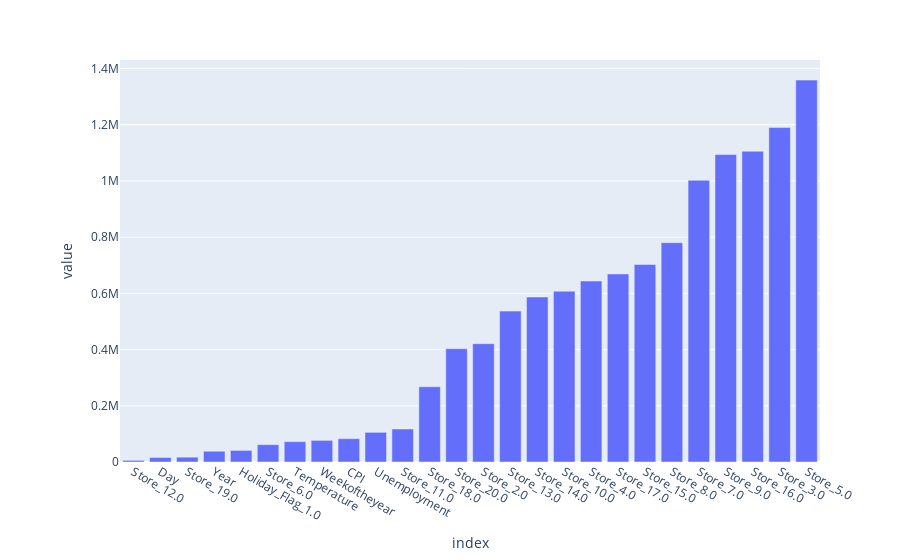

This figure's notebook cell:
### Code cell
fig = px.bar(feature_importance, orientation = 'v')
fig.update_layout(showlegend = False, 
                  margin = {'l': 120} # to avoid cropping of column names
                 )
fig.show()

### Figure 1 — Plotly figure (JSON) as saved in the notebook; plotly's stock layout.template omitted (floating-point values rounded to 4 significant figures)
{"data": [{"alignmentgroup": "True", "hovertemplate": "variable=coefficients<br>index=%{x}<br>value=%{y}<extra></extra>", "legendgroup": "coefficients", "marker": {"color": "#636efa", "pattern": {"shape": ""}}, "name": "coefficients", "offsetgroup": "coefficients", "orientation": "v", "showlegend": true, "textposition": "auto", "type": "bar", "x": ["Store_12.0", "Day", "Store_19.0", "Year", "Holiday_Flag_1.0", "Store_6.0", "Temperature", "Weekoftheyear", "CPI", "Unemployment", "Store_11.0", "Store_18.0", "Store_20.0", "Store_2.0", "Store_13.0", "Store_14.0", "Store_10.0", "Store_4.0", "Store_17.0", "Store_15.0", "Store_8.0", "Store_7.0", "Store_9.0", "Store_16.0", "Store_3.0", "Store_5.0"], "xaxis": "x", "y": [5909.0, 15860.0, 17150.0, 38300.0, 41220.0, 61780.0, 72370.0, 76950.0, 82940.0, 105500.0, 117400.0, 267800.0, 403200.0, 421000.0, 536800.0, 587100.0, 607800.0, 643900.0, 669100.0, 702900.0, 780300.0, 1002000.0, 1094000.0, 1106000.0, 1190000.0, 1359000.0], "yaxis": "y"}], "layout": {"barmode": "relative", "legend": {"title": {"text": "variable"}, "tracegroupgap": 0}, "margin": {"l": 120, "t": 60}, "showlegend": false, "xaxis": {"anchor": "y", "domain": [0, 1], "title": {"text": "index"}}, "yaxis": {"anchor": "x", "domain": [0, 1], "title": {"text": "value"}}}}
